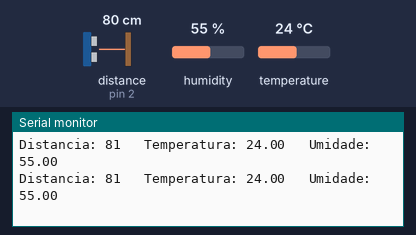
Recording of a sketch running on a simulated Arduino Uno, built with avr-gcc and run on an emulated ATmega328P. Parts: the last lines printed to the serial monitor. The inputs (shaded band) are chosen by the test bench; at power-on: distance to the obstacle (sensor on pin 2) 80 cm, humidity 55 %, temperature 24 °C. The echo pulse lasts 58.3 µs per cm.

Above: at 4.8 s.
4.9 s: distance to the obstacle (sensor on pin 2) set to 2 cm
At 7.3 s:
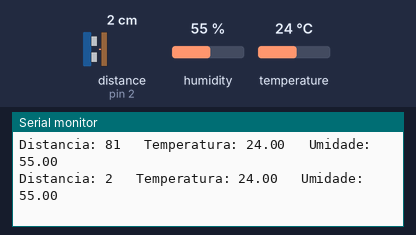
7.9 s: humidity set to 22 %
At 8.5 s:
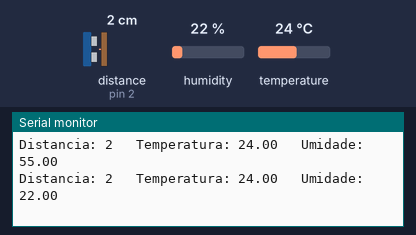
10.9 s: temperature set to 12 °C
At 13.4 s:
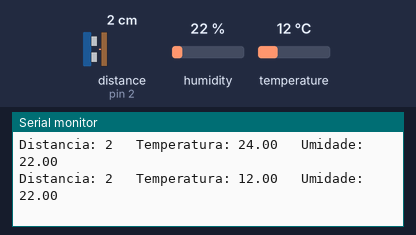
13.9 s: distance to the obstacle (sensor on pin 2) set to 250 cm
At 15.2 s:
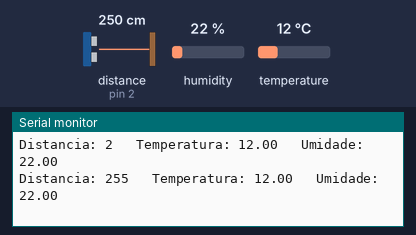
20.3 s: humidity set to 40 %
At 21.7 s:
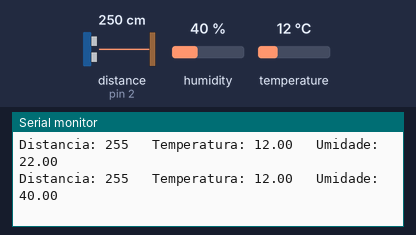
Timing chart, 0 to 23.3 s (numbered marks = the images above; inputs shaded):
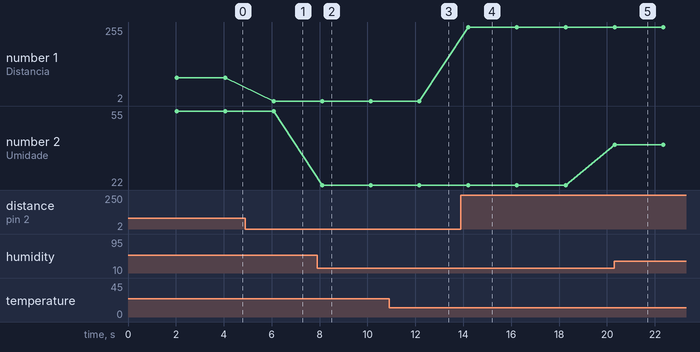

The sketch:

arduino_getter.ino
```cpp
#include <NewPing.h>
#include <DHT.h>

#define TRIGGER_PIN 3
#define ECHO_PIN 2
#define DHT_PIN 8

NewPing sonar(TRIGGER_PIN, ECHO_PIN);
DHT dht(DHT_PIN, DHT11);

void setup() {
  Serial.begin(9600);
  dht.begin();
}

void loop() {
  delay(2000);  // Aguarda 2 segundos para evitar leituras muito frequentes

  // Mede a distância com o sensor ultrassônico
  unsigned int distance = sonar.ping_cm();

  // Lê a temperatura e a umidade do sensor DHT11
  float temperature = dht.readTemperature();
  float humidity = dht.readHumidity();

  // Exibe os valores no monitor serial
  Serial.print("Distancia: ");
  Serial.print(distance);
  Serial.print(" \t");

  Serial.print("Temperatura: ");
  Serial.print(temperature);
  Serial.print(" \t");

  Serial.print("Umidade: ");
  Serial.print(humidity);
  Serial.println(" ");
}
```

Measured:
- after the input at 4.9 s, the serial monitor: prints a new line after 1.2 s (image 1)
- after the input at 7.9 s, the serial monitor: prints a new line after 0.21 s (image 2)
- after the input at 10.9 s, the serial monitor: prints a new line after 1.3 s (image 3)
- after the input at 13.9 s, the serial monitor: prints a new line after 0.30 s (image 4)
- after the input at 20.3 s, the serial monitor: prints a new line at once (image 5)
- plotted number 1: 81 → 2 after the input at 4.9 s, 2 → 255 after the input at 13.9 s
- plotted number 2: 55 → 22 after the input at 7.9 s, 22 → 40 after the input at 20.3 s
